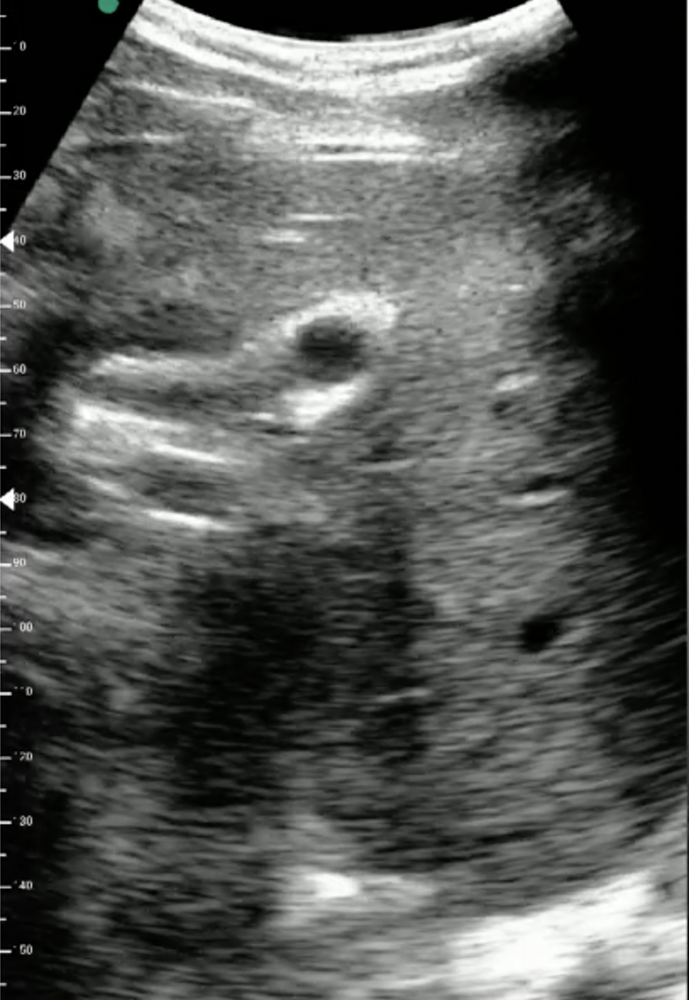
#> input picture images/2.png, 689 x 1000 px, shrunk from 814 x 1182 before the run
$ python res_1.py
#> lines starting #> are read from the running program, lines starting #| are printed output that depends on the picture; after the words box and inside, x2 and y2 are one past the last pixel; in counts of white or black regions, pixels touching at a corner belong together
# 对视频中截取的图片进行检测
# 利用高斯模糊+二值化+形态学处理+轮廓检测，确定血管位置
# res_1只能跑通2.png
import cv2
import numpy as np

# 读取图像+灰度化
img_path = r'images/2.png'
img = cv2.imread(img_path) #cv2读进来的图片是BGR
#> img is the input picture: shape (1000, 689, 3); mean B, G, R 83.4, 85.9, 84
gray = cv2.cvtColor(img, cv2.COLOR_BGR2GRAY)

# cv2.imshow("img",img)
# cv2.imshow("gray",gray)

# 高斯模糊+二值化
blurred = cv2.GaussianBlur(gray, (61, 61),0)
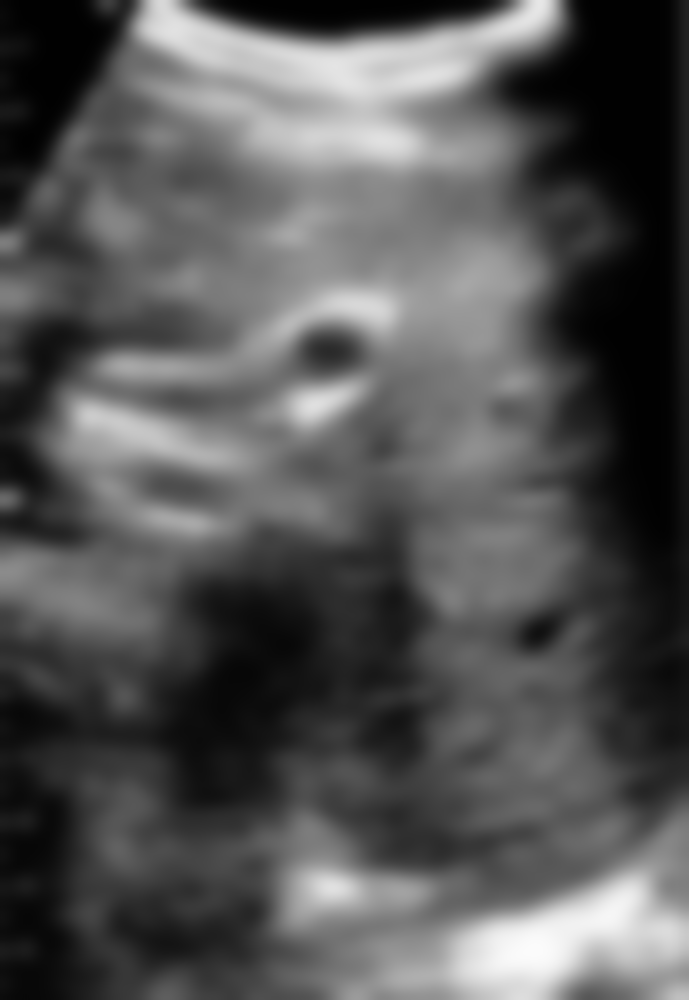
#> blurred: shape (1000, 689); min 1, max 251, mean 84.9
(_, thresh1) = cv2.threshold(blurred, 90, 255, cv2.THRESH_BINARY_INV) # 上方血管，90
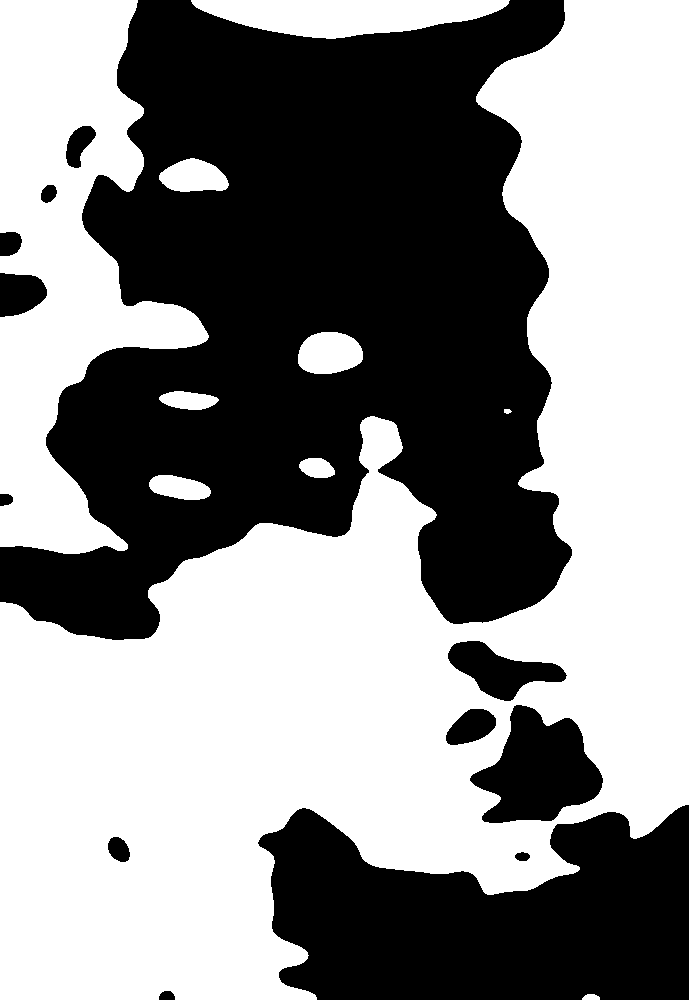
#> thresh1: shape (1000, 689); 55.2% white; 13 black regions, largest, box (x1, y1, x2, y2) and area: (0, 0, 572, 640) 229185, (258, 805, 689, 1000) 61576, (470, 705, 603, 823) 9523
(_, thresh2) = cv2.threshold(blurred, 45, 255, cv2.THRESH_BINARY_INV) # 下方血管，45
#> thresh2: shape (1000, 689); 29.8% white; 14 white regions (2 under 20 px), largest, box (x1, y1, x2, y2) and area: (499, 0, 689, 801) 86943, (0, 543, 424, 1000) 75991, (0, 0, 130, 224) 16754

# imgs_1 = np.hstack((blurred,thresh1,thresh2))
# cv2.imshow("imgs_61;90,45",imgs_1)


# 形态学处理，ELLIPSE核+Open + CLOSE操作
kernel = cv2.getStructuringElement(cv2.MORPH_ELLIPSE, (30, 30))#30
open1 = cv2.morphologyEx(thresh1, cv2.MORPH_OPEN, kernel)
#> open1: shape (1000, 689); 53.8% white; 8 black regions, largest, box (x1, y1, x2, y2) and area: (0, 0, 689, 1000) 314060, (0, 233, 48, 317) 2401, (67, 127, 96, 171) 756
open2 = cv2.morphologyEx(thresh2, cv2.MORPH_OPEN, kernel)
#> open2: shape (1000, 689); 28.8% white; 6 white regions, box (x1, y1, x2, y2) and area: (500, 0, 689, 786) 86030, (0, 569, 422, 1000) 74732, (0, 0, 122, 225) 16542, (0, 319, 90, 504) 7969, (109, 898, 246, 970) 6682, (219, 0, 479, 34) 6346
kernel2 = cv2.getStructuringElement(cv2.MORPH_ELLIPSE, (42, 42)) #42
close1 = cv2.morphologyEx(open1, cv2.MORPH_CLOSE, kernel2)
#> close1: shape (1000, 689); 54.9% white; 3 black regions, box (x1, y1, x2, y2) and area: (0, 0, 568, 641) 232865, (272, 658, 689, 1000) 76079, (0, 261, 37, 318) 1576
close2 = cv2.morphologyEx(open2, cv2.MORPH_CLOSE, kernel2)
#> close2: shape (1000, 689); 29.4% white; 5 white regions, box (x1, y1, x2, y2) and area: (501, 0, 689, 786) 86568, (0, 570, 423, 1000) 84088, (0, 0, 123, 225) 16679, (0, 320, 91, 504) 8632, (220, 0, 480, 34) 6376

imgs_mor1 = np.hstack((open1,close1))
#> imgs_mor1: shape (1000, 1378); 54.4% white; 11 black regions, largest, box (x1, y1, x2, y2) and area: (0, 0, 689, 1000) 314060, (689, 0, 1257, 641) 232865, (961, 658, 1378, 1000) 76079
imgs_mor2 = np.hstack((open2,close2))
#> imgs_mor2: shape (1000, 1378); 29.1% white; 8 white regions, largest, box (x1, y1, x2, y2) and area: (500, 0, 1112, 1000) 195429, (1190, 0, 1378, 786) 86568, (0, 569, 422, 1000) 74732
imgs_mor = np.vstack((imgs_mor1,imgs_mor2))
#> imgs_mor: shape (2000, 1378); 41.7% white; 13 white regions, largest, box (x1, y1, x2, y2) and area: (480, 0, 1378, 2000) 692173, (0, 474, 562, 1225) 201307, (1190, 1000, 1378, 1786) 86568
# cv2.imshow("morphology",imgs_mor)
# cv2.imshow("morphology_up",imgs_mor1)
# cv2.imshow("morphology_down",imgs_mor2)

# 膨胀
dilate1 = cv2.dilate(close1, None, iterations=4)
#> dilate1: shape (1000, 689); 58.1% white; 3 black regions, box (x1, y1, x2, y2) and area: (0, 0, 564, 637) 217067, (276, 662, 689, 1000) 70527, (0, 265, 33, 313) 1085
dilate2 = cv2.dilate(close2, None, iterations=4)
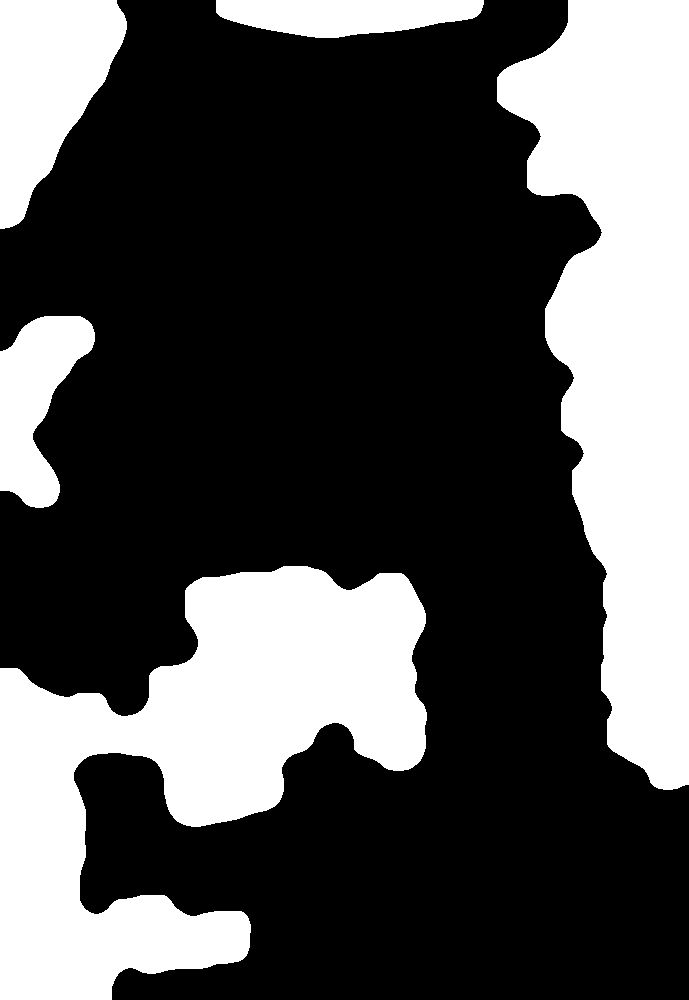
#> dilate2: shape (1000, 689); 32% white; 5 white regions, box (x1, y1, x2, y2) and area: (0, 566, 427, 1000) 92694, (497, 0, 689, 790) 91696, (0, 0, 127, 229) 18127, (0, 316, 95, 508) 10553, (216, 0, 484, 38) 7720

imgs_dia1 = np.hstack((close1,dilate1))
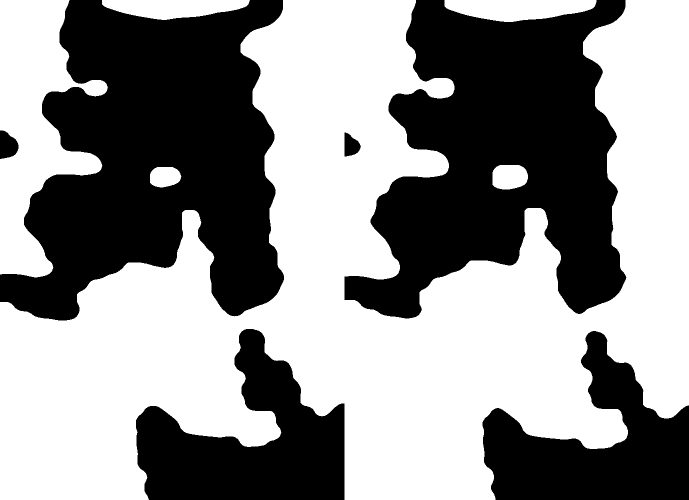
#> imgs_dia1: shape (1000, 1378) (shown at 1/2 size); 56.5% white; 6 black regions, box (x1, y1, x2, y2) and area: (0, 0, 568, 641) 232865, (689, 0, 1253, 637) 217067, (272, 658, 689, 1000) 76079, (965, 662, 1378, 1000) 70527, (0, 261, 37, 318) 1576, (689, 265, 722, 313) 1085
imgs_dia2 = np.hstack((close2,dilate2))
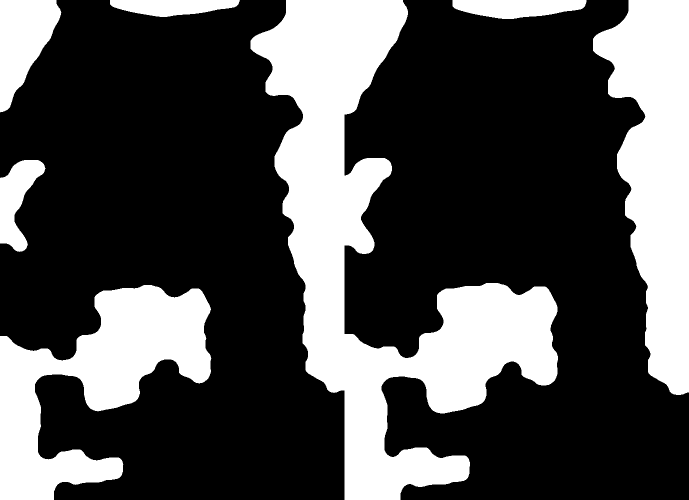
#> imgs_dia2: shape (1000, 1378) (shown at 1/2 size); 30.7% white; 7 white regions, largest, box (x1, y1, x2, y2) and area: (501, 0, 1116, 1000) 207942, (1186, 0, 1378, 790) 91696, (0, 570, 423, 1000) 84088
imgs_dia = np.vstack((imgs_dia1,imgs_dia2))
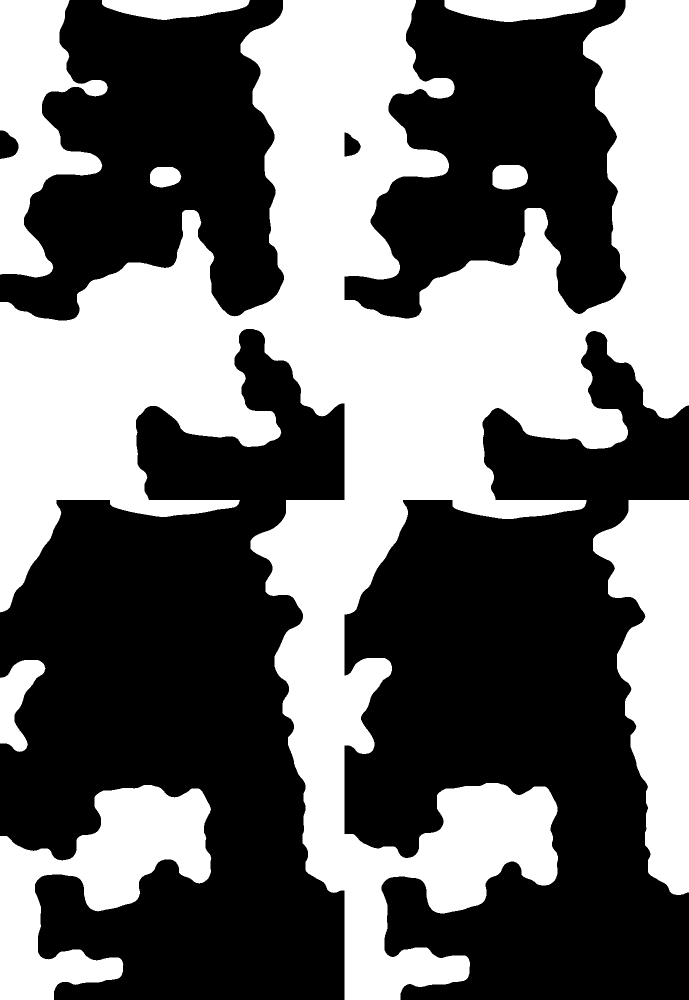
#> imgs_dia: shape (2000, 1378) (shown at 1/2 size); 43.6% white; 9 white regions
# cv2.imshow("dilate",imgs_dia)
# cv2.imshow("dilate_up",imgs_dia1)
# cv2.imshow("dilate_down",imgs_dia2)

# 检测轮廓
# cv2 返回2个值：contours,hierarchy
# cv3 返回3个值：img，contours，hierarchy
contours1, hierarchy1 = cv2.findContours(dilate1.copy(),
    cv2.RETR_TREE, cv2.CHAIN_APPROX_SIMPLE)
#> contours1 = 4 contours; box (x1, y1, x2, y2) and area: (0, 0, 689, 1000) 318776, (0, 0, 220, 559) 65684, (200, 0, 504, 44) 9642, (296, 330, 367, 379) 2908
print(len(contours1))
#| 4

contours2, hierarchy2 = cv2.findContours(dilate2.copy(),
    cv2.RETR_TREE, cv2.CHAIN_APPROX_SIMPLE)
#> contours2 = 5 contours; box (x1, y1, x2, y2) and area: (0, 566, 427, 1000) 91652, (497, 0, 689, 790) 90777, (0, 0, 127, 229) 17833, (0, 316, 95, 508) 10315, (216, 0, 484, 38) 7442
print(len(contours2))
#| 5

# 分别绘制轮廓
draw_img1 = cv2.drawContours(img.copy(), contours1, 0, (0, 0, 255), 3)
draw_img2 = cv2.drawContours(img.copy(), contours2, 0, (0, 0, 255), 3)

# imgs_draw = np.hstack((draw_img1,draw_img2))
# cv2.imshow("draw_img", imgs_draw)

# 绘制最终结果
res_img = cv2.drawContours(img.copy(), contours1, 0, (0, 0, 255), 3)
res_img = cv2.drawContours(res_img.copy(), contours2, 0, (0, 0, 255), 3)
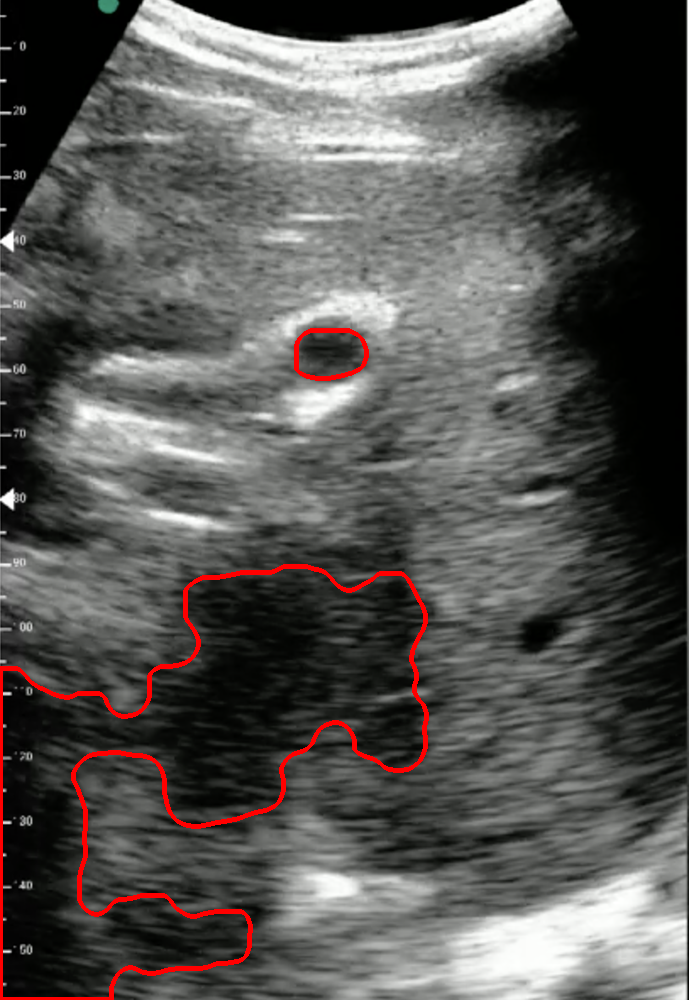
#> res_img: shape (1000, 689, 3); mean B, G, R 82.7, 85.1, 87.1
cv2.imshow("res_img", res_img)

cv2.waitKey(0)
cv2.destroyAllWindows()
print("finish")

$ run again, with images/60.png copied over images/2.png
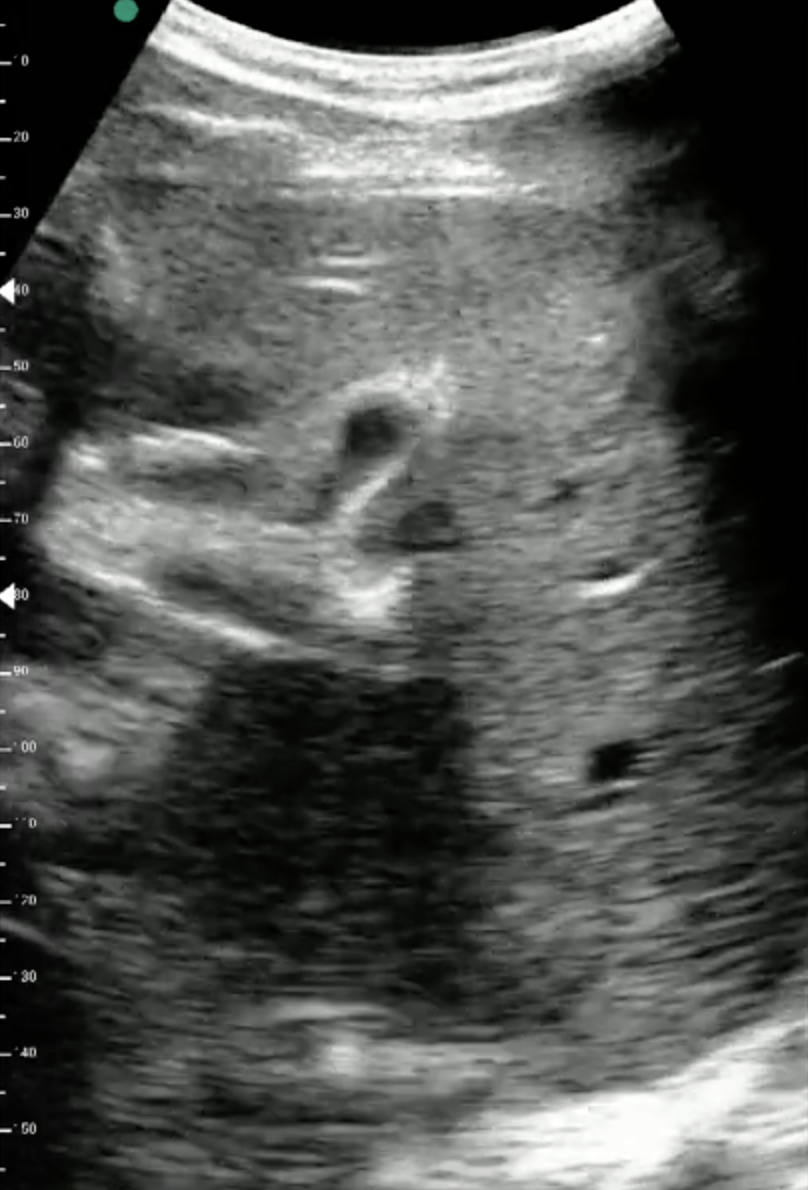
#> input picture images/60.png, 808 x 1190 px
#> img is the input picture: shape (1190, 808, 3); mean B, G, R 83.6, 86.1, 84.2
#> `(_, thresh1) = cv2.threshold(blurred, 90, 255, cv2.THRESH_BINARY_INV)`:
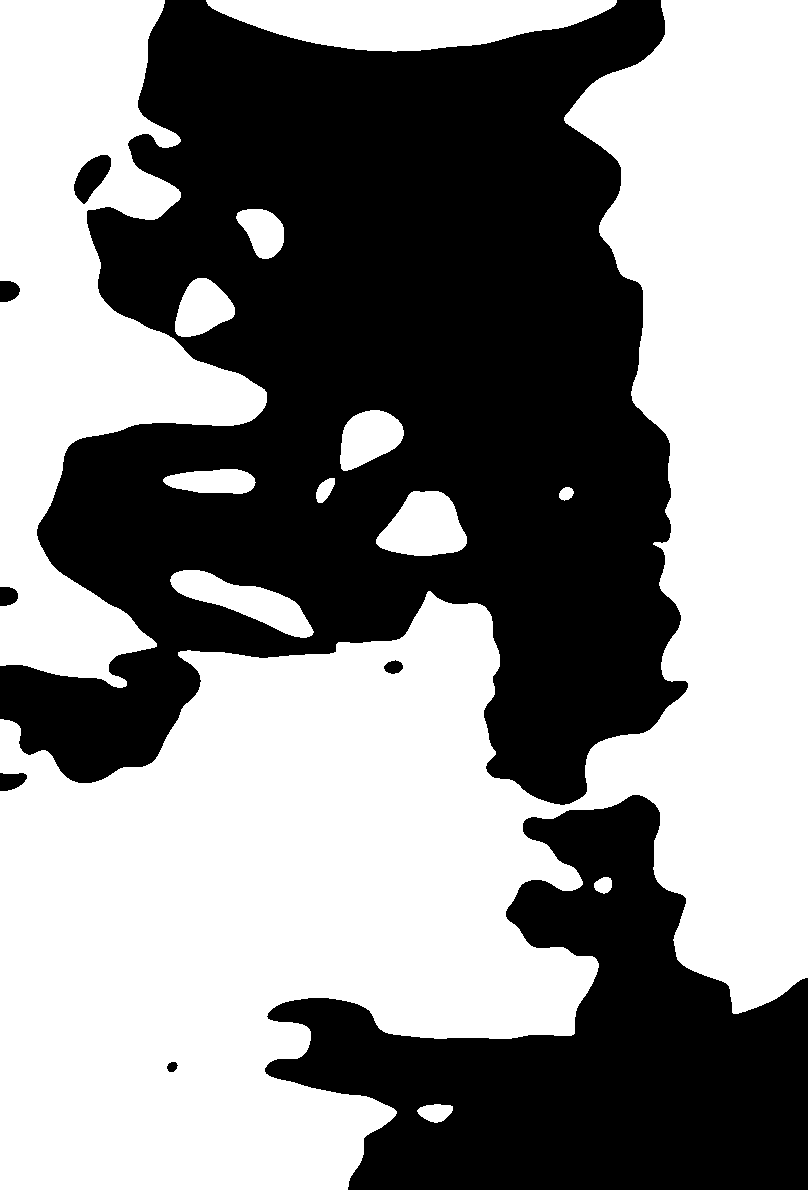
#> thresh1: shape (1190, 808); 54% white; 8 black regions, largest, box (x1, y1, x2, y2) and area: (0, 0, 688, 805) 333586, (265, 795, 808, 1190) 106727, (74, 155, 111, 204) 1036
#> thresh2: shape (1190, 808); 31.2% white; 10 white regions, largest, box (x1, y1, x2, y2) and area: (0, 669, 507, 1190) 130982, (594, 0, 808, 982) 104823, (0, 0, 158, 658) 47274
#> open1: shape (1190, 808); 52.9% white; 4 black regions, box (x1, y1, x2, y2) and area: (0, 0, 808, 1190) 452135, (0, 282, 20, 303) 341, (0, 588, 18, 607) 284, (168, 1063, 178, 1072) 74
#> open2: shape (1190, 808); 30.3% white; 8 white regions, largest, box (x1, y1, x2, y2) and area: (0, 670, 500, 1190) 129469, (595, 0, 808, 973) 103504, (0, 0, 142, 275) 24122
#> close1: shape (1190, 808); 53.8% white; 1 black region, box (x1, y1, x2, y2) and area: (0, 0, 808, 1190) 444514
#> close2: shape (1190, 808); 31% white; 5 white regions, box (x1, y1, x2, y2) and area: (0, 671, 501, 1190) 131602, (596, 0, 808, 973) 104863, (0, 0, 143, 659) 48523, (231, 0, 596, 47) 12289, (204, 1088, 248, 1124) 1222
#> imgs_mor2: shape (1190, 1616); 30.7% white; 11 white regions, largest, box (x1, y1, x2, y2) and area: (595, 0, 1309, 1190) 283629, (0, 670, 500, 1190) 129469, (1404, 0, 1616, 973) 104863
#> imgs_mor: shape (2380, 1616); 42% white; 23 white regions, largest, box (x1, y1, x2, y2) and area: (570, 0, 1405, 2380) 790043, (0, 599, 596, 1465) 271204, (1379, 0, 1616, 1010) 162196
#> dilate1: shape (1190, 808); 56.7% white; 1 black region, box (x1, y1, x2, y2) and area: (0, 0, 808, 1190) 416807
#> dilate2: shape (1190, 808); 33.4% white; 5 white regions, box (x1, y1, x2, y2) and area: (0, 667, 505, 1190) 140378, (592, 0, 808, 977) 110795, (0, 0, 147, 663) 53824, (227, 0, 600, 51) 14157, (200, 1084, 252, 1128) 1926
#> imgs_dia1: shape (1190, 1616); 55.2% white; 2 black regions, box (x1, y1, x2, y2) and area: (0, 0, 808, 1190) 444514, (808, 0, 1616, 1190) 416807
#> imgs_dia2: shape (1190, 1616); 32.2% white; 8 white regions, largest, box (x1, y1, x2, y2) and area: (596, 0, 1313, 1190) 299065, (0, 671, 501, 1190) 131602, (1400, 0, 1616, 977) 110795
#> `imgs_dia = np.vstack((imgs_dia1,imgs_dia2))`:
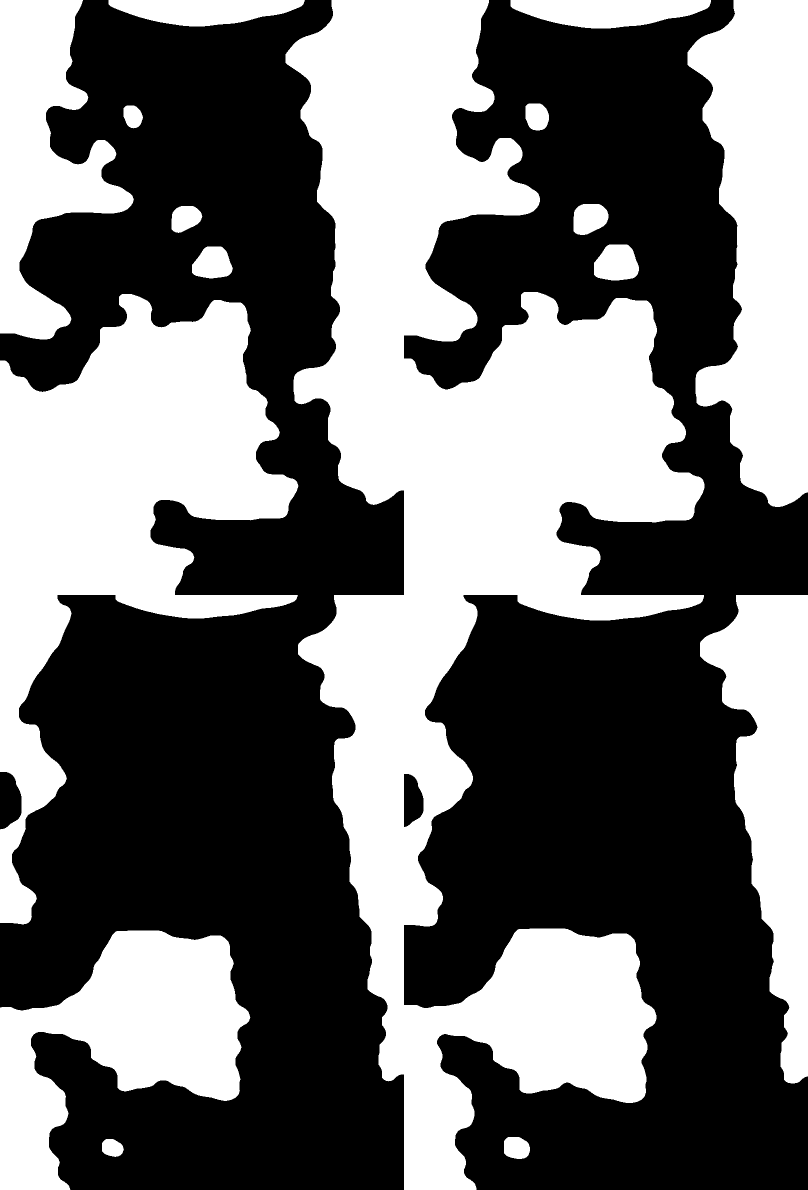
#> imgs_dia: shape (2380, 1616) (shown at 1/2 size); 43.7% white; 16 white regions
#> contours1 = 7 contours; box (x1, y1, x2, y2) and area: (0, 584, 601, 1190) 250583, (567, 0, 808, 1014) 167861, (0, 0, 272, 683) 95038, (213, 0, 614, 57) 16470, (380, 489, 470, 561) 5110, (339, 408, 409, 470) 3392, (243, 207, 290, 261) 2046
#| 7
#> contours2 = 5 contours; box (x1, y1, x2, y2) and area: (0, 667, 505, 1190) 139304, (592, 0, 808, 977) 109678, (0, 0, 147, 663) 53032, (227, 0, 600, 51) 13774, (200, 1084, 252, 1128) 1852
#| 5
